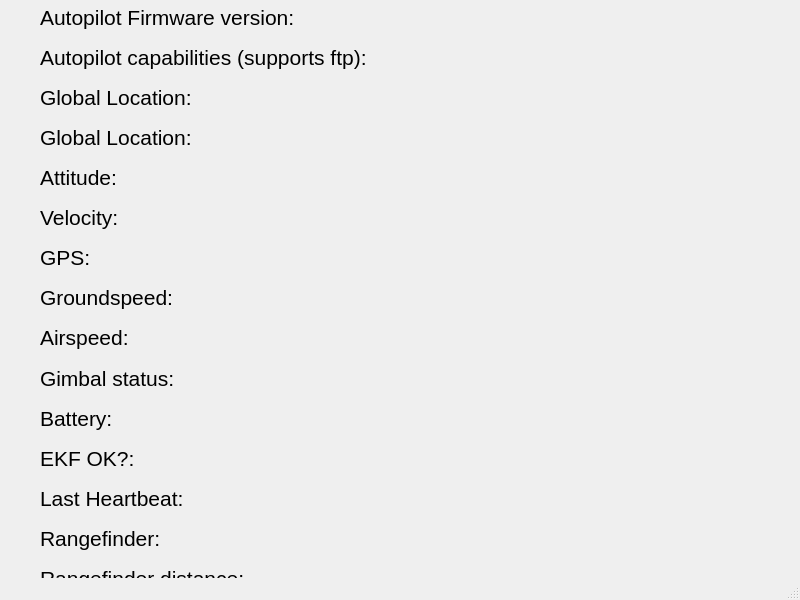
<?xml version="1.0" encoding="UTF-8"?>
<ui version="4.0">
 <class>MainWindow</class>
 <widget class="QMainWindow" name="MainWindow">
  <property name="geometry">
   <rect>
    <x>0</x>
    <y>0</y>
    <width>800</width>
    <height>600</height>
   </rect>
  </property>
  <property name="windowTitle">
   <string>MainWindow</string>
  </property>
  <widget class="QWidget" name="centralwidget">
   <widget class="QWidget" name="verticalLayoutWidget_2">
    <property name="geometry">
     <rect>
      <x>40</x>
      <y>0</y>
      <width>1201</width>
      <height>675</height>
     </rect>
    </property>
    <layout class="QVBoxLayout" name="verticalLayout_3">
     <item>
      <widget class="QLabel" name="label_35">
       <property name="font">
        <font>
         <pointsize>16</pointsize>
        </font>
       </property>
       <property name="text">
        <string>Autopilot Firmware version:</string>
       </property>
      </widget>
     </item>
     <item>
      <widget class="QLabel" name="label_36">
       <property name="font">
        <font>
         <pointsize>16</pointsize>
        </font>
       </property>
       <property name="text">
        <string>Autopilot capabilities (supports ftp):</string>
       </property>
      </widget>
     </item>
     <item>
      <widget class="QLabel" name="label_37">
       <property name="font">
        <font>
         <pointsize>16</pointsize>
        </font>
       </property>
       <property name="text">
        <string>Global Location:</string>
       </property>
      </widget>
     </item>
     <item>
      <widget class="QLabel" name="label_38">
       <property name="font">
        <font>
         <pointsize>16</pointsize>
        </font>
       </property>
       <property name="text">
        <string>Global Location:</string>
       </property>
      </widget>
     </item>
     <item>
      <widget class="QLabel" name="label_39">
       <property name="font">
        <font>
         <pointsize>16</pointsize>
        </font>
       </property>
       <property name="text">
        <string>Attitude:</string>
       </property>
      </widget>
     </item>
     <item>
      <widget class="QLabel" name="label_40">
       <property name="font">
        <font>
         <pointsize>16</pointsize>
        </font>
       </property>
       <property name="text">
        <string>Velocity:</string>
       </property>
      </widget>
     </item>
     <item>
      <widget class="QLabel" name="label_41">
       <property name="font">
        <font>
         <pointsize>16</pointsize>
        </font>
       </property>
       <property name="text">
        <string>GPS:</string>
       </property>
      </widget>
     </item>
     <item>
      <widget class="QLabel" name="label_42">
       <property name="font">
        <font>
         <pointsize>16</pointsize>
        </font>
       </property>
       <property name="text">
        <string>Groundspeed:</string>
       </property>
      </widget>
     </item>
     <item>
      <widget class="QLabel" name="label_43">
       <property name="font">
        <font>
         <pointsize>16</pointsize>
        </font>
       </property>
       <property name="text">
        <string>Airspeed:</string>
       </property>
      </widget>
     </item>
     <item>
      <widget class="QLabel" name="label_44">
       <property name="font">
        <font>
         <pointsize>16</pointsize>
        </font>
       </property>
       <property name="text">
        <string>Gimbal status:</string>
       </property>
      </widget>
     </item>
     <item>
      <widget class="QLabel" name="label_45">
       <property name="font">
        <font>
         <pointsize>16</pointsize>
        </font>
       </property>
       <property name="text">
        <string>Battery:</string>
       </property>
      </widget>
     </item>
     <item>
      <widget class="QLabel" name="label_46">
       <property name="font">
        <font>
         <pointsize>16</pointsize>
        </font>
       </property>
       <property name="text">
        <string>EKF OK?:</string>
       </property>
      </widget>
     </item>
     <item>
      <widget class="QLabel" name="label_47">
       <property name="font">
        <font>
         <pointsize>16</pointsize>
        </font>
       </property>
       <property name="text">
        <string>Last Heartbeat:</string>
       </property>
      </widget>
     </item>
     <item>
      <widget class="QLabel" name="label_48">
       <property name="font">
        <font>
         <pointsize>16</pointsize>
        </font>
       </property>
       <property name="text">
        <string>Rangefinder:</string>
       </property>
      </widget>
     </item>
     <item>
      <widget class="QLabel" name="label_49">
       <property name="font">
        <font>
         <pointsize>16</pointsize>
        </font>
       </property>
       <property name="text">
        <string>Rangefinder distance:</string>
       </property>
      </widget>
     </item>
     <item>
      <widget class="QLabel" name="label_50">
       <property name="font">
        <font>
         <pointsize>16</pointsize>
        </font>
       </property>
       <property name="text">
        <string>Rangefinder voltage:</string>
       </property>
      </widget>
     </item>
     <item>
      <widget class="QLabel" name="label_51">
       <property name="font">
        <font>
         <pointsize>16</pointsize>
        </font>
       </property>
       <property name="text">
        <string>Heading:</string>
       </property>
      </widget>
     </item>
    </layout>
   </widget>
  </widget>
  <widget class="QMenuBar" name="menubar">
   <property name="geometry">
    <rect>
     <x>0</x>
     <y>0</y>
     <width>800</width>
     <height>26</height>
    </rect>
   </property>
  </widget>
  <widget class="QStatusBar" name="statusbar"/>
 </widget>
 <resources/>
 <connections/>
</ui>
